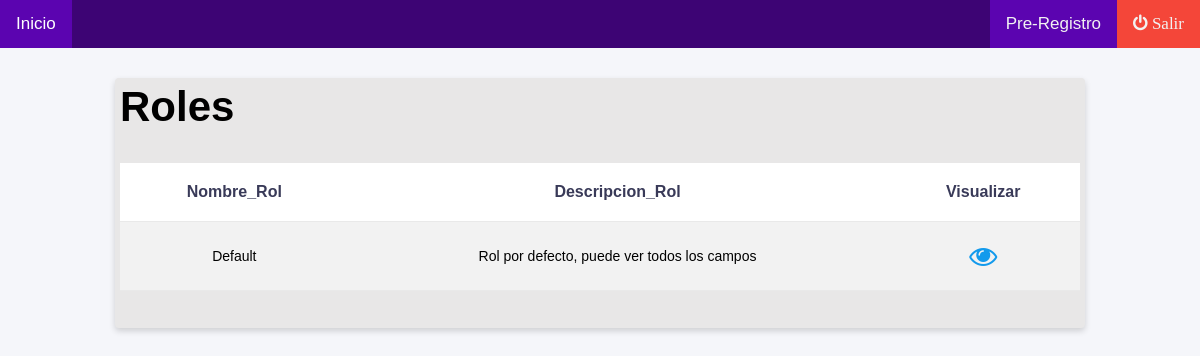
/Campos_Rol_Lista.php (signed in), run on the app's committed database.
### tables this page shows
CREATE TABLE `rol` (
  `Id_Rol` int(11) NOT NULL,
  `Nombre_Rol` varchar(50) NOT NULL,
  `Descripcion_Rol` varchar(50) NOT NULL
);

### Campos_Rol_Lista.php (the view)
<?php
	require 'includes/dbh.inc.php';
	require"classes/header.php";
	$statment = $conn->prepare("SELECT * FROM rol");
	$statment->execute();
	$resultados = $statment->get_result();
?>
<main>
	<h2>Roles</h2><br>
	<table>
	  <tr>
	    <th>Nombre_Rol</th>
	    <th>Descripcion_Rol</th>
	    <th>Visualizar</th>
	  </tr>
		<?php if(empty($resultados)){ ?>
			</table><br>
			<label>No hay convocatorias en proceso..</label>
		<?php }else{ ?>
			<?php foreach($resultados as $a) {?>
				<tr>
					<td><?php echo $a['Nombre_Rol']?></td>
					<td><?php echo $a['Descripcion_Rol']?></td>
					<td><?php echo "<a class='Hoverr' href='Campos_Rol_ver.php?id=".$a['Id_Rol']."'><i class='fa fa-eye fa-2x'></a>";?></td>
				</tr>
			<?php } ?>
			</table><br>
		<?php } ?>
</main>

### css/estilose.css (style rules this page uses)
* { margin: 0; padding: 0; }
body { font-size: 28px; background: #F5F6FA; font-family: Arial; }
main { margin: 0 auto; padding: 5px; width: 80%; background: #E8E7E7; border-radius: 4px; margin-top: 30px; margin-bottom: 20px; box-shadow: 0px 3px 6px 0px rgba(0,0,0,0.16); }
:root { --border-color: #2E5339; --background-color: #2E5339; }
table { width: 100%; background: #fff; text-align: center; border-collapse: collapse; }
td, th { border-bottom:1px solid #E9E9E9; padding: 20px; }
th { color:#393A58; font-size: 16px; }
tr:nth-child(even) { background-color: #f2f2f2 }
td { font-size: 14px; }
tr { align-self: center; }
a i { color: #139AEC; }

### data on the page
rol: Nombre_Rol "Default", Descripcion_Rol "Rol por defecto, puede ver todos los campos"
